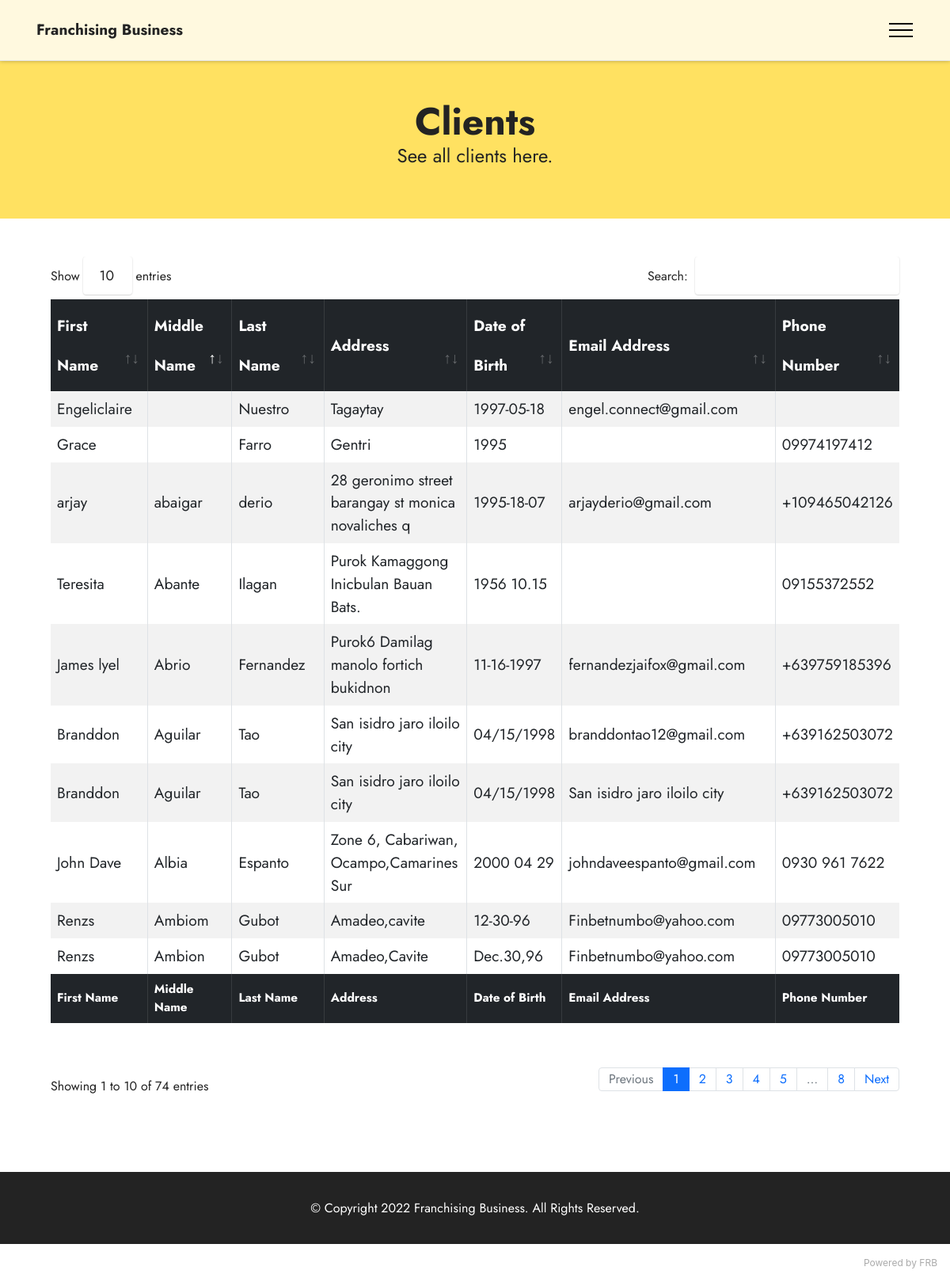
The page /clients.php (signed in) on the database its author committed.
### tables this page shows
CREATE TABLE `client` (
  `id` int(11) NOT NULL,
  `created_at` datetime NOT NULL DEFAULT CURRENT_TIMESTAMP,
  `updated_at` datetime NOT NULL DEFAULT CURRENT_TIMESTAMP,
  `franchisee_id` varchar(100) NOT NULL,
  `first_name` varchar(50) NOT NULL,
  `middle_name` varchar(50) NOT NULL,
  `last_name` varchar(100) NOT NULL,
  `address` varchar(50) NOT NULL,
  `birthdate` varchar(10) NOT NULL,
  `email` varchar(100) NOT NULL,
  `phone` varchar(100) NOT NULL
);

### fetch-clients.php (called while the page is built)
<?php
	require_once("db.php");
	if(isset($_REQUEST["id"])){
		$id = $_REQUEST["id"];
		$query = " 	WHERE a.franchisee_id = :id";
	}
	else {
		$query = "";
	}
	$stm = $conn->prepare("select a.* from client a" . $query);
	if (isset($_REQUEST["id"]))
		$stm->execute(array(":id" => $id));
	else
		$stm->execute();
	$result = $stm->fetchAll(PDO::FETCH_OBJ);
?>

### clients.php (the view, shortened to what this page needs)
<!DOCTYPE html>
<html>
<head>
<link rel="stylesheet" href="vendors/datatables.net-bs4/css/dataTables.bootstrap4.min.css">
<link rel="stylesheet" href="vendors/datatables.net-buttons-bs4/css/buttons.bootstrap4.min.css">
<link rel="stylesheet" href="vendors/DataTables/Responsive-2.2.5/css/responsive.bootstrap.css">
</head>
<body>
<?php
    if ($_SESSION["p"] == 1  )
      include("component/navbar-admin.php");
    else
      include("component/navbar-franchisee.php");
?>
<section data-bs-version="5.1" class="content4 cid-sMJyQseRCz mb-0" id="content4-19">
    <div class="container">
        <div class="row justify-content-center">
            <div class="title col-md-12 col-lg-10">
                <h3 class="mbr-section-title mbr-fonts-style align-center mb-0 display-2">
                    <strong>Clients</strong>
                </h3>
                <h4 class="mbr-section-subtitle align-center mbr-fonts-style mb-4">
                    See all clients here.
                </h4>
                <?php
                  include("fetch-clients.php");
                ?>
            </div>
        </div>
    </div>
</section>
<section class="mb-5 mx-auto p-5 col-sm-12" id="franchisee-table">
  <div class="container table-responsive col-sm-12 col-lg-12 mx-auto">
  <table id="index-data-table" class="col-sm-12 col-lg-12 table-bordered mx-auto pb-5 mb-3 table table-lg table-hover table-striped">
      <thead class="table-dark">
        <tr>
          <th scope="col">First Name</th>
          <th scope="col">Middle Name</th>
          <th scope="col">Last Name</th>
          <th scope="col">Address</th>
          <th scope="col">Date of Birth</th>
          <th scope="col">Email Address</th>
          <th scope="col">Phone Number</th>
        </tr>
    </thead>
    <tbody>
      <?php
        if (isset($result)){
        foreach($result as $r) {
      ?>
        <tr>
          <td><?php echo $r->first_name; ?></td>
          <td><?php echo $r->middle_name; ?></td>
          <td><?php echo $r->last_name; ?></td>
          <td><?php echo $r->address; ?></td>
          <td><?php echo $r->birthdate; ?></td>
          <td><?php echo $r->email; ?></td>
          <td><?php echo $r->phone; ?></td>
      </tr>
      <?php
        }} else {
      ?>
      <tr>
        <td colspan="7">No record available.</td>
      </tr>
      <?php } ?>
      <tfoot class="table-dark" style="font-size: .8em">
          <tr>
            <th scope="col">First Name</th>
            <th scope="col">Middle Name</th>
            <th scope="col">Last Name</th>
            <th scope="col">Address</th>
            <th scope="col">Date of Birth</th>
            <th scope="col">Email Address</th>
            <th scope="col">Phone Number</th>
        </tr>
      </tfoot>
    </tbody>
  </table>
</div>
</section>
<?php
    include("component/footer.php");
?>
</body>
</html>

### assets/theme/css/style.css (style rules this page uses)
section { background-color: #ffffff; }
body { font-style: normal; line-height: 1.5; font-weight: 400; color: #232323; position: relative; }
section, .container, .container-fluid { position: relative; word-wrap: break-word; }
a { font-style: normal; font-weight: 400; cursor: pointer; }
a, a:hover { text-decoration: none; }
.mbr-section-title { font-style: normal; line-height: 1.3; }
.mbr-section-subtitle { line-height: 1.3; }
h1, h2, h3, h4, h5, h6, .display-1, .display-2, .display-4, .display-5, .display-7, span, p, a { line-height: 1; word-break: break-word; word-wrap: break-word; font-weight: 400; }
b, strong { font-weight: bold; }
section { background-position: 50% 50%; background-repeat: no-repeat; background-size: cover; }
.align-center { text-align: center; }
.row { display: -webkit-flex; -webkit-flex-wrap: wrap; }
.justify-content-center { -webkit-justify-content: center; }
html, body { height: auto; min-height: 100vh; }
.mb-4 { margin-bottom: 2rem !important; }
@media (min-width: 992px) { .container { padding-left: 16px; padding-right: 16px; } }
@media (min-width: 992px) { .row { margin-left: -16px; margin-right: -16px; } }
@media (min-width: 992px) { .row > [class*=col] { padding-left: 16px; padding-right: 16px; } }
#content4-19, #form5-1a, #form5-1b { margin-top: 0em; background-color: #ffe161; padding: 8em 0 2em 0; }
#franchisee-table { min-height: 50vh; }
table thead { line-height: 50px; }
table { font-size: 1.2em; }
table td, table th { vertical-align: middle }

### assets/mobirise/css/mbr-additional.css (style rules this page uses)
body { font-family: Jost; }
.display-2 { font-family: 'Jost', sans-serif; font-size: 3rem; line-height: 1.1; }
a, a:hover { color: #6592e6; }
body { overflow-x: hidden; }
a { transition: color 0.6s; }

### rows shown on the page
client: first_name "Teresita", middle_name "Abante", last_name "Ilagan", address "Purok Kamaggong Inicbulan Bauan Bats.", birthdate "1956 10.15", phone "09155372552"
client: first_name "Engeliclaire", last_name "Nuestro", address "Tagaytay", birthdate "1997-05-18", email "engel.connect@gmail.com"
client: first_name "Grace", last_name "Farro", address "Gentri", birthdate "1995", phone "09974197412"
client: first_name "arjay", middle_name "abaigar", last_name "derio", address "28 geronimo street barangay st monica novaliches q", birthdate "1995-18-07", email "arjayderio@gmail.com", phone "+109465042126"
client: first_name "Renzs", middle_name "Ambion", last_name "Gubot", address "Amadeo,Cavite", birthdate "Dec.30,96", email "Finbetnumbo@yahoo.com", phone "09773005010"
client: first_name "Renzs", middle_name "Ambiom", last_name "Gubot", address "Amadeo,cavite", birthdate "12-30-96", email "Finbetnumbo@yahoo.com", phone "09773005010"
client: first_name "James lyel", middle_name "Abrio", last_name "Fernandez", address "Purok6 Damilag manolo fortich bukidnon", birthdate "11-16-1997", email "fernandezjaifox@gmail.com", phone "+639759185396"
client: first_name "John Dave", middle_name "Albia", last_name "Espanto", address "Zone 6, Cabariwan, Ocampo,Camarines Sur", birthdate "2000 04 29", email "johndaveespanto@gmail.com", phone "0930 961 7622"
client: first_name "Branddon", middle_name "Aguilar", last_name "Tao", address "San isidro jaro iloilo city", birthdate "04/15/1998", email "branddontao12@gmail.com", phone "+639162503072"
client: first_name "Branddon", middle_name "Aguilar", last_name "Tao", address "San isidro jaro iloilo city", birthdate "04/15/1998", email "San isidro jaro iloilo city", phone "+639162503072"
